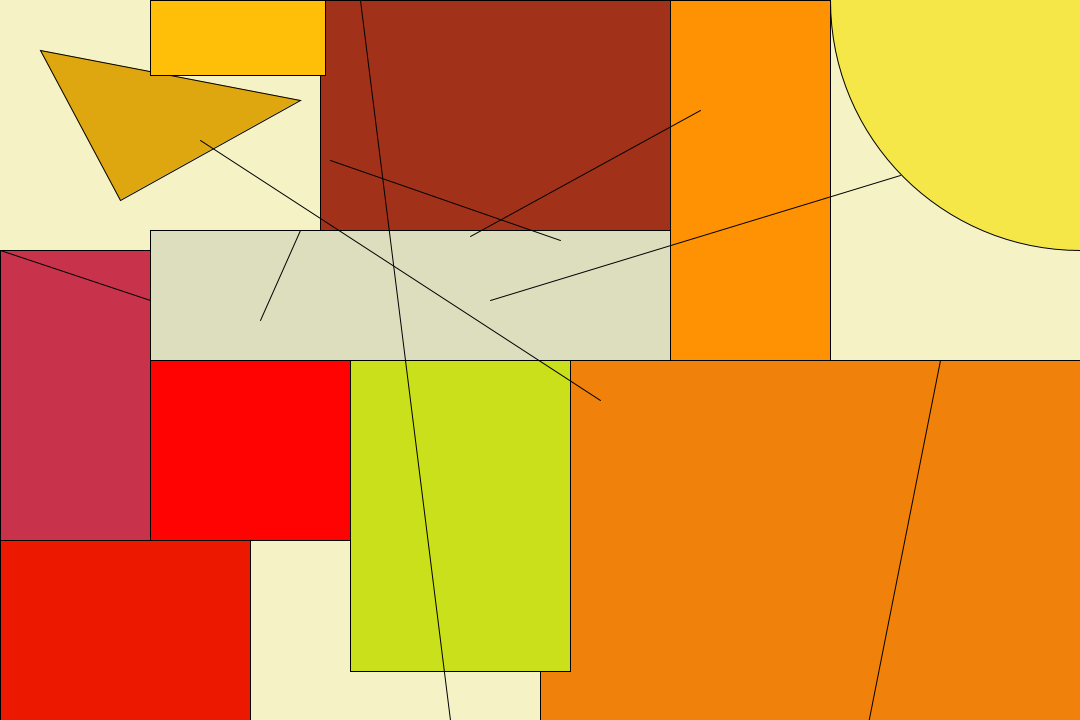
Frame 1 (no input)
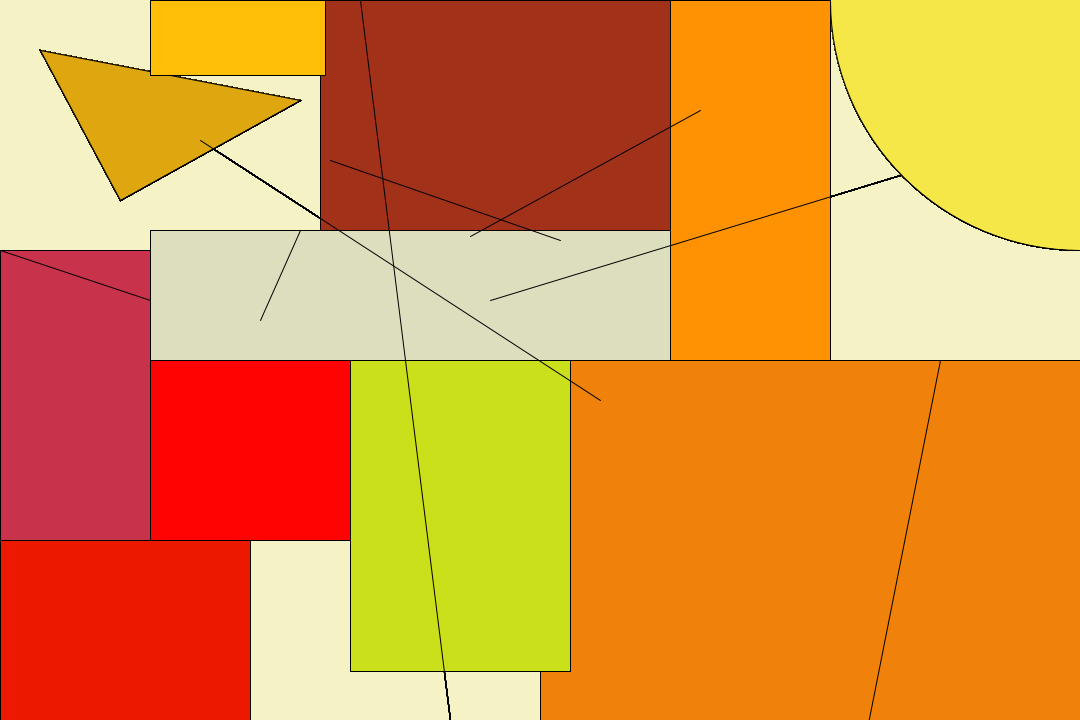
Frame 60 (the mouse pressed at the canvas centre just before this capture)
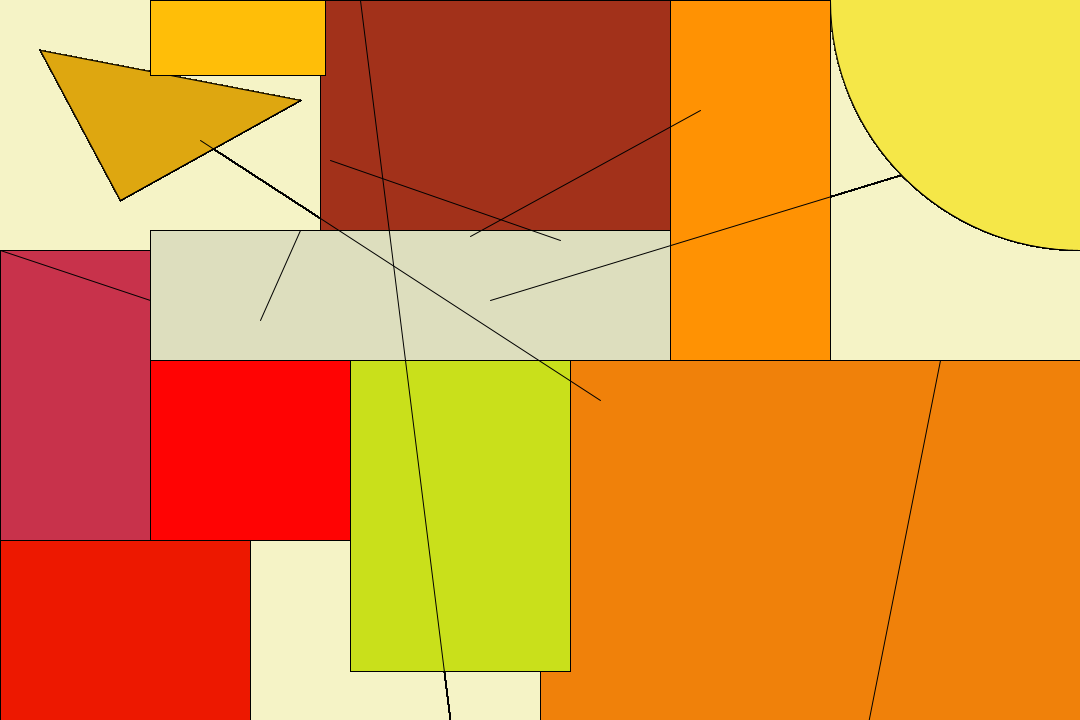
Frame 120 (the mouse held since frame 60 and released just before this capture)

The Processing sketch that drew these frames (run headless with seeded random() and noise(); from frame 60 on, the mouse is pressed at the canvas centre):

// Processing sketch: processing_127947
// ── processing_127947.pde

void setup()
{
  size(1080,720);
  background(#F5F3C6);
}


void draw(){
fill(200,50,75);
rect(0,250,150,300);

fill(#F0810A);
rect(540,360,840,360);

fill(#F5E748);
ellipse(1080,0,500,500);

fill(#000000);
line(0,250,150,300);

fill(#DEA710);
triangle(120,200,300,100,40,50);

fill(#ED1800);
rect(0,540,250,250);

fill(#FF6439);
rect(540,0,125,225);

fill(#C9E01B);
rect(350,360,220,311);

fill(#A2311A);
rect(320,0,375,230);

fill(#FFBE08);
rect(150,0,175,75);

fill(#FF9203);
rect(670,0,160,360);

fill(#DDDEBE);
rect(150,230,520,130);

fill(#FF0303);
rect(150,360,200,180);

fill(#000000);
line(500,2580,940,360);

fill(#000000);
line(360,0,450,720);

fill(#000000);
line(300,230,260,320);

fill(0,0,0);
line(560,240,330,160);

fill(#000000);
line(600,400,200,140);

fill(#000000);
line(900.,175,490,300);

fill(#000000);
line(700,110,470,236);



}
